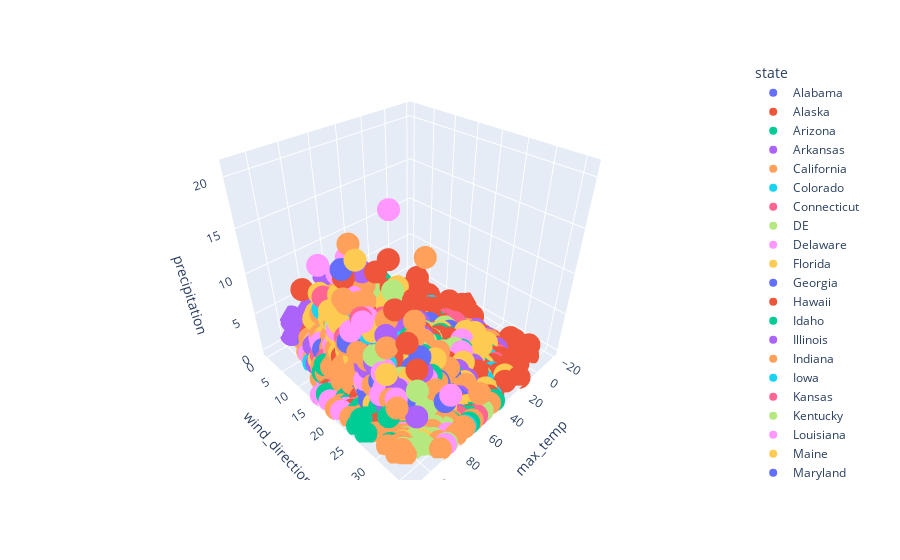

This figure's notebook cell:
### Code cell
px.scatter_3d(weatherdf, x='max_temp', y='wind_direction', z='precipitation', color='state')

### Figure 1 — Plotly figure (JSON) as saved in the notebook; plotly's stock layout.template omitted (floating-point values rounded to 4 significant figures; data arrays with more than 128 entries replaced by an {"elided": "..."} marker saying what was removed)
{"data": [{"hovertemplate": "state=Alabama<br>max_temp=%{x}<br>wind_direction=%{y}<br>precipitation=%{z}<extra></extra>", "legendgroup": "Alabama", "marker": {"color": "#636efa", "symbol": "circle"}, "mode": "markers", "name": "Alabama", "scene": "scene", "showlegend": true, "type": "scatter3d", "x": {"elided": "212 int values"}, "y": {"elided": "212 int values"}, "z": {"elided": "212 float values"}}, {"hovertemplate": "state=Alaska<br>max_temp=%{x}<br>wind_direction=%{y}<br>precipitation=%{z}<extra></extra>", "legendgroup": "Alaska", "marker": {"color": "#EF553B", "symbol": "circle"}, "mode": "markers", "name": "Alaska", "scene": "scene", "showlegend": true, "type": "scatter3d", "x": {"elided": "1719 int values"}, "y": {"elided": "1719 int values"}, "z": {"elided": "1719 float values"}}, {"hovertemplate": "state=Arizona<br>max_temp=%{x}<br>wind_direction=%{y}<br>precipitation=%{z}<extra></extra>", "legendgroup": "Arizona", "marker": {"color": "#00cc96", "symbol": "circle"}, "mode": "markers", "name": "Arizona", "scene": "scene", "showlegend": true, "type": "scatter3d", "x": {"elided": "265 int values"}, "y": {"elided": "265 int values"}, "z": {"elided": "265 float values"}}, {"hovertemplate": "state=Arkansas<br>max_temp=%{x}<br>wind_direction=%{y}<br>precipitation=%{z}<extra></extra>", "legendgroup": "Arkansas", "marker": {"color": "#ab63fa", "symbol": "circle"}, "mode": "markers", "name": "Arkansas", "scene": "scene", "showlegend": true, "type": "scatter3d", "x": {"elided": "159 int values"}, "y": {"elided": "159 int values"}, "z": {"elided": "159 float values"}}, {"hovertemplate": "state=California<br>max_temp=%{x}<br>wind_direction=%{y}<br>precipitation=%{z}<extra></extra>", "legendgroup": "California", "marker": {"color": "#FFA15A", "symbol": "circle"}, "mode": "markers", "name": "California", "scene": "scene", "showlegend": true, "type": "scatter3d", "x": {"elided": "999 int values"}, "y": {"elided": "999 int values"}, "z": {"elided": "999 float values"}}, {"hovertemplate": "state=Colorado<br>max_temp=%{x}<br>wind_direction=%{y}<br>precipitation=%{z}<extra></extra>", "legendgroup": "Colorado", "marker": {"color": "#19d3f3", "symbol": "circle"}, "mode": "markers", "name": "Colorado", "scene": "scene", "showlegend": true, "type": "scatter3d", "x": {"elided": "318 int values"}, "y": {"elided": "318 int values"}, "z": {"elided": "318 float values"}}, {"hovertemplate": "state=Connecticut<br>max_temp=%{x}<br>wind_direction=%{y}<br>precipitation=%{z}<extra></extra>", "legendgroup": "Connecticut", "marker": {"color": "#FF6692", "symbol": "circle"}, "mode": "markers", "name": "Connecticut", "scene": "scene", "showlegend": true, "type": "scatter3d", "x": [43, 43, 42, 33, 43, 49, 29, 44, 49, 41, 59, 52, 53, 54, 47, 59, 68, 50, 55, 68, 67, 80, 72, 78, 79, 82, 80, 81, 86, 89, 86, 82, 90, 86, 85, 79, 83, 78, 77, 63, 69, 64, 74, 59, 62, 58, 59, 48, 51, 43, 42, 43, 47, 40, 41, 37, 31, 45, 49, 25, 43, 49, 41, 65, 52, 55, 54, 45, 62, 71, 51, 56, 72, 71, 86, 77, 75, 82, 86, 82, 85, 89, 92, 91, 85, 92, 87, 85, 79, 84, 79, 77, 57, 70, 65, 74, 53, 61, 56, 58, 42, 49, 39, 36, 38, 42], "y": [27, 21, 25, 26, 24, 24, 21, 21, 20, 20, 22, 16, 19, 22, 18, 18, 25, 9, 9, 20, 20, 20, 12, 24, 20, 16, 23, 14, 21, 24, 16, 16, 20, 18, 21, 17, 12, 18, 18, 4, 14, 22, 19, 26, 26, 24, 25, 27, 29, 20, 26, 28, 20, 24, 21, 23, 27, 22, 24, 20, 26, 18, 16, 24, 19, 19, 23, 23, 10, 23, 17, 11, 22, 16, 20, 17, 27, 22, 21, 24, 21, 24, 27, 19, 17, 21, 24, 23, 10, 14, 18, 24, 36, 11, 25, 20, 25, 25, 27, 28, 27, 30, 24, 22, 27, 28], "z": [0, 1.23, 0.32, 0.71, 0, 2.06, 0.41, 0.88, 1.48, 0.34, 0.05, 1.03, 0.16, 0.93, 0.78, 0.29, 0.23, 0.13, 1.52, 0.21, 0.02, 0.39, 0.99, 0.1, 0, 0.04, 0.1, 2.53, 0.47, 0.53, 1.17, 0.19, 2.58, 0.39, 0, 0.63, 0.12, 0, 1.57, 0, 1.18, 0, 0.26, 2.81, 0, 0, 1.5, 0.06, 0.04, 0.55, 1.53, 0.63, 0.68, 0, 1.46, 0.4, 0.1, 0, 1.23, 0.42, 1.06, 2.14, 0.54, 0.05, 0.81, 0.16, 0.56, 0.74, 0.3, 0.57, 0.1, 1.46, 0.21, 0, 0.06, 1.16, 0.51, 0, 0.04, 0.34, 0.63, 0.19, 0.1, 0.94, 0.41, 2.07, 1.71, 0, 0.35, 0.63, 0.08, 0.68, 0.06, 0.39, 0, 0.4, 1.32, 0, 0.01, 1.21, 0.16, 0.3, 0.25, 1.34, 0.35, 0.49]}, {"hovertemplate": "state=DE<br>max_temp=%{x}<br>wind_direction=%{y}<br>precipitation=%{z}<extra></extra>", "legendgroup": "DE", "marker": {"color": "#B6E880", "symbol": "circle"}, "mode": "markers", "name": "DE", "scene": "scene", "showlegend": true, "type": "scatter3d", "x": [46, 45, 43, 30, 44, 49, 29, 46, 52, 47, 68, 55, 62, 62, 52, 64, 73, 53, 60, 67, 67, 84, 81, 82, 79, 84, 80, 87, 88, 90, 90, 84, 91, 90, 87, 81, 91, 83, 80, 68, 71, 67, 75, 63, 64, 60, 62, 51, 53, 43, 42, 45, 49], "y": [28, 22, 26, 22, 23, 19, 21, 18, 18, 19, 19, 16, 18, 26, 26, 15, 27, 10, 9, 20, 15, 18, 15, 28, 20, 19, 24, 23, 23, 21, 15, 16, 19, 24, 22, 10, 28, 15, 17, 5, 13, 21, 22, 26, 26, 30, 28, 27, 29, 23, 25, 29, 23], "z": [0, 0.68, 0.45, 1.17, 0, 1.24, 0.54, 0.99, 1.66, 0.33, 0.16, 0.87, 0.02, 0.26, 0.9, 0.28, 0.16, 0.36, 2.25, 0.3, 1.9, 1.43, 0.96, 0.49, 1.16, 0.73, 0, 1.54, 0.4, 1.14, 3.27, 0, 0.05, 1.39, 0, 0.18, 0.04, 0, 0.97, 0.05, 1.27, 0, 0.1, 0.8, 0, 0.36, 0.08, 0, 0.03, 0.78, 1.09, 0.37, 0.32]}, {"hovertemplate": "state=Delaware<br>max_temp=%{x}<br>wind_direction=%{y}<br>precipitation=%{z}<extra></extra>", "legendgroup": "Delaware", "marker": {"color": "#FF97FF", "symbol": "circle"}, "mode": "markers", "name": "Delaware", "scene": "scene", "showlegend": true, "type": "scatter3d", "x": [46, 45, 43, 30, 44, 49, 29, 46, 52, 47, 68, 55, 62, 62, 52, 64, 73, 53, 60, 67, 67, 84, 81, 82, 79, 84, 80, 87, 88, 90, 90, 84, 91, 90, 87, 81, 91, 83, 80, 68, 71, 67, 75, 63, 64, 60, 62, 51, 53, 43, 42, 45, 49], "y": [28, 22, 26, 22, 23, 19, 21, 18, 18, 19, 19, 16, 18, 26, 26, 15, 27, 10, 9, 20, 15, 18, 15, 28, 20, 19, 24, 23, 23, 21, 15, 16, 19, 24, 22, 10, 28, 15, 17, 5, 13, 21, 22, 26, 26, 30, 28, 27, 29, 23, 25, 29, 23], "z": [0, 0.68, 0.45, 1.17, 0, 1.24, 0.54, 0.99, 1.66, 0.33, 0.16, 0.87, 0.02, 0.26, 0.9, 0.28, 0.16, 0.36, 2.25, 0.3, 1.9, 1.43, 0.96, 0.49, 1.16, 0.73, 0, 1.54, 0.4, 1.14, 3.27, 0, 0.05, 1.39, 0, 0.18, 0.04, 0, 0.97, 0.05, 1.27, 0, 0.1, 0.8, 0, 0.36, 0.08, 0, 0.03, 0.78, 1.09, 0.37, 0.32]}, {"hovertemplate": "state=Florida<br>max_temp=%{x}<br>wind_direction=%{y}<br>precipitation=%{z}<extra></extra>", "legendgroup": "Florida", "marker": {"color": "#FECB52", "symbol": "circle"}, "mode": "markers", "name": "Florida", "scene": "scene", "showlegend": true, "type": "scatter3d", "x": {"elided": "636 int values"}, "y": {"elided": "636 int values"}, "z": {"elided": "636 float values"}}, {"hovertemplate": "state=Georgia<br>max_temp=%{x}<br>wind_direction=%{y}<br>precipitation=%{z}<extra></extra>", "legendgroup": "Georgia", "marker": {"color": "#636efa", "symbol": "circle"}, "mode": "markers", "name": "Georgia", "scene": "scene", "showlegend": true, "type": "scatter3d", "x": {"elided": "318 int values"}, "y": {"elided": "318 int values"}, "z": {"elided": "318 float values"}}, {"hovertemplate": "state=Hawaii<br>max_temp=%{x}<br>wind_direction=%{y}<br>precipitation=%{z}<extra></extra>", "legendgroup": "Hawaii", "marker": {"color": "#EF553B", "symbol": "circle"}, "mode": "markers", "name": "Hawaii", "scene": "scene", "showlegend": true, "type": "scatter3d", "x": {"elided": "265 int values"}, "y": {"elided": "265 int values"}, "z": {"elided": "265 float values"}}, {"hovertemplate": "state=Idaho<br>max_temp=%{x}<br>wind_direction=%{y}<br>precipitation=%{z}<extra></extra>", "legendgroup": "Idaho", "marker": {"color": "#00cc96", "symbol": "circle"}, "mode": "markers", "name": "Idaho", "scene": "scene", "showlegend": true, "type": "scatter3d", "x": {"elided": "159 int values"}, "y": {"elided": "159 int values"}, "z": {"elided": "159 float values"}}, {"hovertemplate": "state=Illinois<br>max_temp=%{x}<br>wind_direction=%{y}<br>precipitation=%{z}<extra></extra>", "legendgroup": "Illinois", "marker": {"color": "#ab63fa", "symbol": "circle"}, "mode": "markers", "name": "Illinois", "scene": "scene", "showlegend": true, "type": "scatter3d", "x": {"elided": "318 int values"}, "y": {"elided": "318 int values"}, "z": {"elided": "318 float values"}}, {"hovertemplate": "state=Indiana<br>max_temp=%{x}<br>wind_direction=%{y}<br>precipitation=%{z}<extra></extra>", "legendgroup": "Indiana", "marker": {"color": "#FFA15A", "symbol": "circle"}, "mode": "markers", "name": "Indiana", "scene": "scene", "showlegend": true, "type": "scatter3d", "x": {"elided": "212 int values"}, "y": {"elided": "212 int values"}, "z": {"elided": "212 float values"}}, {"hovertemplate": "state=Iowa<br>max_temp=%{x}<br>wind_direction=%{y}<br>precipitation=%{z}<extra></extra>", "legendgroup": "Iowa", "marker": {"color": "#19d3f3", "symbol": "circle"}, "mode": "markers", "name": "Iowa", "scene": "scene", "showlegend": true, "type": "scatter3d", "x": {"elided": "265 int values"}, "y": {"elided": "265 int values"}, "z": {"elided": "265 float values"}}, {"hovertemplate": "state=Kansas<br>max_temp=%{x}<br>wind_direction=%{y}<br>precipitation=%{z}<extra></extra>", "legendgroup": "Kansas", "marker": {"color": "#FF6692", "symbol": "circle"}, "mode": "markers", "name": "Kansas", "scene": "scene", "showlegend": true, "type": "scatter3d", "x": {"elided": "318 int values"}, "y": {"elided": "318 int values"}, "z": {"elided": "318 float values"}}, {"hovertemplate": "state=Kentucky<br>max_temp=%{x}<br>wind_direction=%{y}<br>precipitation=%{z}<extra></extra>", "legendgroup": "Kentucky", "marker": {"color": "#B6E880", "symbol": "circle"}, "mode": "markers", "name": "Kentucky", "scene": "scene", "showlegend": true, "type": "scatter3d", "x": {"elided": "265 int values"}, "y": {"elided": "265 int values"}, "z": {"elided": "265 float values"}}, {"hovertemplate": "state=Louisiana<br>max_temp=%{x}<br>wind_direction=%{y}<br>precipitation=%{z}<extra></extra>", "legendgroup": "Louisiana", "marker": {"color": "#FF97FF", "symbol": "circle"}, "mode": "markers", "name": "Louisiana", "scene": "scene", "showlegend": true, "type": "scatter3d", "x": {"elided": "261 int values"}, "y": {"elided": "261 int values"}, "z": {"elided": "261 float values"}}, {"hovertemplate": "state=Maine<br>max_temp=%{x}<br>wind_direction=%{y}<br>precipitation=%{z}<extra></extra>", "legendgroup": "Maine", "marker": {"color": "#FECB52", "symbol": "circle"}, "mode": "markers", "name": "Maine", "scene": "scene", "showlegend": true, "type": "scatter3d", "x": {"elided": "159 int values"}, "y": {"elided": "159 int values"}, "z": {"elided": "159 float values"}}, {"hovertemplate": "state=Maryland<br>max_temp=%{x}<br>wind_direction=%{y}<br>precipitation=%{z}<extra></extra>", "legendgroup": "Maryland", "marker": {"color": "#636efa", "symbol": "circle"}, "mode": "markers", "name": "Maryland", "scene": "scene", "showlegend": true, "type": "scatter3d", "x": [48, 44, 43, 30, 45, 49, 32, 47, 52, 49, 69, 58, 64, 66, 54, 66, 75, 55, 62, 65, 65, 85, 81, 85, 82, 84, 79, 87, 89, 92, 93, 86, 93, 89, 86, 80, 91, 83, 79, 68, 70, 68, 77, 66, 68, 61, 63, 51, 52, 44, 43, 45, 50, 48, 49, 47, 33, 51, 54, 33, 52, 54, 48, 68, 59, 64, 66, 56, 62, 75, 58, 64, 68, 65, 83, 79, 84, 79, 83, 78, 87, 87, 90, 90, 85, 92, 91, 86, 76, 87, 83, 78, 77, 71, 69, 77, 66, 67, 58, 61, 52, 54, 45, 49, 48, 51], "y": [27, 18, 25, 26, 20, 18, 23, 23, 17, 12, 19, 16, 18, 26, 26, 13, 22, 11, 8, 19, 20, 22, 14, 27, 19, 18, 23, 26, 18, 20, 23, 16, 21, 23, 18, 12, 27, 15, 8, 6, 13, 22, 23, 22, 24, 25, 27, 23, 27, 23, 24, 20, 23, 27, 15, 26, 24, 23, 18, 21, 22, 18, 25, 20, 15, 17, 25, 25, 9, 21, 10, 14, 17, 12, 18, 11, 27, 13, 17, 19, 24, 18, 16, 20, 18, 20, 23, 16, 2, 26, 12, 8, 4, 12, 21, 22, 22, 26, 31, 25, 25, 29, 24, 23, 25, 23], "z": [0, 1.05, 0.29, 2.15, 0.01, 0.88, 0.39, 1.21, 3.22, 0.44, 0.55, 0.79, 0.04, 0.14, 0.79, 0.05, 0.09, 0.47, 1.95, 1.21, 0.85, 0.76, 0.35, 0.04, 0.81, 1.44, 0.69, 1.54, 0.79, 0.2, 2.87, 0.06, 0.52, 3.38, 0, 0.09, 0, 0, 0.64, 0.41, 0.19, 0, 0.11, 0.07, 0, 0.2, 0.02, 0, 0.15, 1.08, 0.77, 0.46, 0.31, 0, 0.28, 1.53, 1.37, 0.03, 1.36, 0.18, 1.46, 0.64, 0.45, 0.04, 0.93, 0.24, 1.39, 0.94, 0.64, 0.2, 0.71, 1.55, 1.08, 1.15, 0.05, 0.29, 0, 1.18, 1.95, 0.17, 0.47, 0.76, 1.81, 3.09, 0, 0.02, 2.68, 0, 1.18, 0.05, 0, 2.15, 0.29, 3.34, 0, 0.28, 0.13, 0.23, 0.04, 0.12, 0, 0.12, 1.45, 0.73, 0.46, 0.17]}, {"hovertemplate": "state=Massachusetts<br>max_temp=%{x}<br>wind_direction=%{y}<br>precipitation=%{z}<extra></extra>", "legendgroup": "Massachusetts", "marker": {"color": "#EF553B", "symbol": "circle"}, "mode": "markers", "name": "Massachusetts", "scene": "scene", "showlegend": true, "type": "scatter3d", "x": {"elided": "153 int values"}, "y": {"elided": "153 int values"}, "z": {"elided": "153 float values"}}, {"hovertemplate": "state=Michigan<br>max_temp=%{x}<br>wind_direction=%{y}<br>precipitation=%{z}<extra></extra>", "legendgroup": "Michigan", "marker": {"color": "#00cc96", "symbol": "circle"}, "mode": "markers", "name": "Michigan", "scene": "scene", "showlegend": true, "type": "scatter3d", "x": {"elided": "477 int values"}, "y": {"elided": "477 int values"}, "z": {"elided": "477 float values"}}, {"hovertemplate": "state=Minnesota<br>max_temp=%{x}<br>wind_direction=%{y}<br>precipitation=%{z}<extra></extra>", "legendgroup": "Minnesota", "marker": {"color": "#ab63fa", "symbol": "circle"}, "mode": "markers", "name": "Minnesota", "scene": "scene", "showlegend": true, "type": "scatter3d", "x": {"elided": "265 int values"}, "y": {"elided": "265 int values"}, "z": {"elided": "265 float values"}}, {"hovertemplate": "state=Mississippi<br>max_temp=%{x}<br>wind_direction=%{y}<br>precipitation=%{z}<extra></extra>", "legendgroup": "Mississippi", "marker": {"color": "#FFA15A", "symbol": "circle"}, "mode": "markers", "name": "Mississippi", "scene": "scene", "showlegend": true, "type": "scatter3d", "x": {"elided": "371 int values"}, "y": {"elided": "371 int values"}, "z": {"elided": "371 float values"}}, {"hovertemplate": "state=Missouri<br>max_temp=%{x}<br>wind_direction=%{y}<br>precipitation=%{z}<extra></extra>", "legendgroup": "Missouri", "marker": {"color": "#19d3f3", "symbol": "circle"}, "mode": "markers", "name": "Missouri", "scene": "scene", "showlegend": true, "type": "scatter3d", "x": {"elided": "371 int values"}, "y": {"elided": "371 int values"}, "z": {"elided": "371 float values"}}, {"hovertemplate": "state=Montana<br>max_temp=%{x}<br>wind_direction=%{y}<br>precipitation=%{z}<extra></extra>", "legendgroup": "Montana", "marker": {"color": "#FF6692", "symbol": "circle"}, "mode": "markers", "name": "Montana", "scene": "scene", "showlegend": true, "type": "scatter3d", "x": {"elided": "583 int values"}, "y": {"elided": "583 int values"}, "z": {"elided": "583 float values"}}, {"hovertemplate": "state=Nebraska<br>max_temp=%{x}<br>wind_direction=%{y}<br>precipitation=%{z}<extra></extra>", "legendgroup": "Nebraska", "marker": {"color": "#B6E880", "symbol": "circle"}, "mode": "markers", "name": "Nebraska", "scene": "scene", "showlegend": true, "type": "scatter3d", "x": {"elided": "424 int values"}, "y": {"elided": "424 int values"}, "z": {"elided": "424 float values"}}, {"hovertemplate": "state=Nevada<br>max_temp=%{x}<br>wind_direction=%{y}<br>precipitation=%{z}<extra></extra>", "legendgroup": "Nevada", "marker": {"color": "#FF97FF", "symbol": "circle"}, "mode": "markers", "name": "Nevada", "scene": "scene", "showlegend": true, "type": "scatter3d", "x": {"elided": "318 int values"}, "y": {"elided": "318 int values"}, "z": {"elided": "318 float values"}}, {"hovertemplate": "state=New Hampshire<br>max_temp=%{x}<br>wind_direction=%{y}<br>precipitation=%{z}<extra></extra>", "legendgroup": "New Hampshire", "marker": {"color": "#FECB52", "symbol": "circle"}, "mode": "markers", "name": "New Hampshire", "scene": "scene", "showlegend": true, "type": "scatter3d", "x": [39, 38, 33, 27, 42, 46, 24, 40, 43, 38, 61, 49, 48, 55, 43, 60, 68, 51, 55, 72, 71, 82, 75, 72, 81, 84, 82, 79, 88, 88, 88, 85, 91, 85, 86, 82, 83, 80, 76, 57, 70, 64, 67, 50, 54, 56, 59, 40, 48, 34, 32, 37, 38, 60, 60, 60, 60, 60, 60, 60, 60, 60, 60, 60, 60, 60, 60, 60, 60, 60, 60, 60, 60, 60, 60, 60, 60, 60, 56, 58, 55, 55, 53, 60, 60, 60, 60, 60, 60, 60, 60, 60, 60, 60, 60, 23, 12, 16, 16, 21], "y": [24, 21, 22, 26, 23, 21, 25, 22, 19, 25, 24, 17, 26, 24, 22, 14, 27, 13, 10, 24, 22, 18, 17, 27, 27, 20, 25, 17, 22, 27, 24, 16, 22, 24, 26, 27, 15, 23, 25, 2, 17, 21, 20, 26, 26, 26, 23, 31, 29, 24, 29, 24, 24, 27, 24, 26, 25, 25, 26, 24, 23, 23, 25, 25, 25, 21, 28, 17, 16, 26, 24, 19, 27, 26, 26, 27, 28, 28, 22, 27, 24, 27, 16, 19, 28, 29, 20, 27, 28, 24, 23, 30, 23, 15, 27, 29, 28, 26, 28, 25], "z": [0, 0.82, 0.45, 0.09, 0, 1.38, 0.21, 1.11, 1.68, 0.79, 0.52, 0.43, 0.34, 0.21, 0.76, 0.3, 0.03, 0.21, 0.92, 0.46, 0.19, 0.72, 0.95, 0.1, 0, 0.06, 0.38, 0.97, 0.02, 0.34, 0.47, 0.22, 0.55, 0.32, 0.8, 0, 0.4, 0.12, 2.16, 0.11, 0.87, 0.03, 3.16, 2.09, 0.35, 0.01, 0.83, 0.31, 0.77, 0.32, 1.3, 0.14, 0.79, 0, 0, 0, 0, 0, 0, 0, 0, 0, 0, 0, 0, 0, 0, 0, 0, 0, 0, 0, 0, 0, 0, 0, 0, 0, 0.49, 3.79, 2.1, 1.53, 0, 0, 0, 0, 0, 0, 0, 0, 0, 0, 0, 0, 0, 2.43, 1.32, 2.42, 0.55, 2.71]}, {"hovertemplate": "state=New Jersey<br>max_temp=%{x}<br>wind_direction=%{y}<br>precipitation=%{z}<extra></extra>", "legendgroup": "New Jersey", "marker": {"color": "#636efa", "symbol": "circle"}, "mode": "markers", "name": "New Jersey", "scene": "scene", "showlegend": true, "type": "scatter3d", "x": [46, 46, 44, 32, 48, 52, 32, 50, 52, 45, 68, 55, 59, 61, 53, 59, 71, 52, 59, 67, 65, 82, 77, 83, 79, 83, 80, 86, 86, 88, 88, 82, 92, 89, 86, 79, 88, 81, 78, 66, 68, 67, 74, 64, 68, 59, 61, 52, 54, 45, 45, 46, 50, 44, 44, 42, 33, 43, 50, 31, 46, 52, 46, 68, 56, 60, 63, 49, 65, 75, 51, 59, 69, 69, 87, 77, 82, 82, 85, 81, 86, 89, 92, 90, 83, 93, 89, 87, 80, 88, 81, 80, 64, 71, 66, 74, 60, 65, 60, 59, 49, 51, 42, 41, 43, 47], "y": [28, 17, 26, 22, 24, 19, 21, 19, 17, 28, 20, 16, 17, 24, 25, 11, 20, 8, 10, 20, 13, 19, 13, 27, 19, 17, 23, 19, 21, 20, 14, 14, 19, 19, 19, 11, 27, 13, 7, 5, 9, 20, 21, 26, 27, 30, 27, 29, 29, 24, 27, 30, 23, 25, 20, 24, 22, 23, 25, 20, 21, 21, 17, 19, 21, 18, 25, 23, 10, 27, 10, 12, 22, 15, 20, 14, 27, 20, 17, 23, 20, 18, 22, 17, 17, 23, 19, 22, 9, 18, 15, 12, 2, 12, 20, 21, 25, 26, 24, 26, 26, 29, 23, 25, 29, 21], "z": [0, 0.8, 0.83, 1.18, 0.03, 1.52, 0.12, 1.44, 1.43, 0.58, 0.04, 1.72, 0.2, 0.88, 1.1, 0.29, 0.15, 0.93, 2.57, 0.3, 0.81, 0.26, 0.26, 0.05, 0.29, 0.72, 0.87, 4.85, 0.06, 0.78, 2.27, 0.17, 0.01, 0.92, 0, 0.17, 0.11, 0, 2.46, 0.06, 2.05, 0, 0.64, 0.31, 0, 0.07, 0.32, 0.05, 0.12, 1.08, 1.38, 0.51, 0.2, 0, 1.78, 0.34, 1.88, 0.01, 1.12, 0.06, 1.49, 1.34, 0.24, 0.03, 0.62, 0.11, 0.19, 0.62, 0.14, 0.04, 0.21, 1.57, 0.29, 0.12, 0.09, 0.98, 0.65, 0, 0, 0.2, 1.18, 0.69, 0.23, 3.78, 0.09, 0.39, 0.44, 0.01, 0.21, 0.01, 0, 1.48, 0, 0.65, 0.01, 0.77, 1.57, 0, 0.2, 3.22, 0.01, 0.11, 0.66, 1.28, 0.49, 0.37]}, {"hovertemplate": "state=New Mexico<br>max_temp=%{x}<br>wind_direction=%{y}<br>precipitation=%{z}<extra></extra>", "legendgroup": "New Mexico", "marker": {"color": "#EF553B", "symbol": "circle"}, "mode": "markers", "name": "New Mexico", "scene": "scene", "showlegend": true, "type": "scatter3d", "x": {"elided": "159 int values"}, "y": {"elided": "159 int values"}, "z": {"elided": "159 float values"}}, {"hovertemplate": "state=New York<br>max_temp=%{x}<br>wind_direction=%{y}<br>precipitation=%{z}<extra></extra>", "legendgroup": "New York", "marker": {"color": "#00cc96", "symbol": "circle"}, "mode": "markers", "name": "New York", "scene": "scene", "showlegend": true, "type": "scatter3d", "x": {"elided": "424 int values"}, "y": {"elided": "424 int values"}, "z": {"elided": "424 float values"}}, {"hovertemplate": "state=North Carolina<br>max_temp=%{x}<br>wind_direction=%{y}<br>precipitation=%{z}<extra></extra>", "legendgroup": "North Carolina", "marker": {"color": "#ab63fa", "symbol": "circle"}, "mode": "markers", "name": "North Carolina", "scene": "scene", "showlegend": true, "type": "scatter3d", "x": {"elided": "371 int values"}, "y": {"elided": "371 int values"}, "z": {"elided": "371 float values"}}, {"hovertemplate": "state=North Dakota<br>max_temp=%{x}<br>wind_direction=%{y}<br>precipitation=%{z}<extra></extra>", "legendgroup": "North Dakota", "marker": {"color": "#FFA15A", "symbol": "circle"}, "mode": "markers", "name": "North Dakota", "scene": "scene", "showlegend": true, "type": "scatter3d", "x": {"elided": "265 int values"}, "y": {"elided": "265 int values"}, "z": {"elided": "265 float values"}}, {"hovertemplate": "state=Ohio<br>max_temp=%{x}<br>wind_direction=%{y}<br>precipitation=%{z}<extra></extra>", "legendgroup": "Ohio", "marker": {"color": "#19d3f3", "symbol": "circle"}, "mode": "markers", "name": "Ohio", "scene": "scene", "showlegend": true, "type": "scatter3d", "x": {"elided": "371 int values"}, "y": {"elided": "371 int values"}, "z": {"elided": "371 float values"}}, {"hovertemplate": "state=Oklahoma<br>max_temp=%{x}<br>wind_direction=%{y}<br>precipitation=%{z}<extra></extra>", "legendgroup": "Oklahoma", "marker": {"color": "#FF6692", "symbol": "circle"}, "mode": "markers", "name": "Oklahoma", "scene": "scene", "showlegend": true, "type": "scatter3d", "x": {"elided": "212 int values"}, "y": {"elided": "212 int values"}, "z": {"elided": "212 float values"}}, {"hovertemplate": "state=Oregon<br>max_temp=%{x}<br>wind_direction=%{y}<br>precipitation=%{z}<extra></extra>", "legendgroup": "Oregon", "marker": {"color": "#B6E880", "symbol": "circle"}, "mode": "markers", "name": "Oregon", "scene": "scene", "showlegend": true, "type": "scatter3d", "x": {"elided": "424 int values"}, "y": {"elided": "424 int values"}, "z": {"elided": "424 float values"}}, {"hovertemplate": "state=Pennsylvania<br>max_temp=%{x}<br>wind_direction=%{y}<br>precipitation=%{z}<extra></extra>", "legendgroup": "Pennsylvania", "marker": {"color": "#FF97FF", "symbol": "circle"}, "mode": "markers", "name": "Pennsylvania", "scene": "scene", "showlegend": true, "type": "scatter3d", "x": {"elided": "371 int values"}, "y": {"elided": "371 int values"}, "z": {"elided": "371 float values"}}, {"hovertemplate": "state=Puerto Rico<br>max_temp=%{x}<br>wind_direction=%{y}<br>precipitation=%{z}<extra></extra>", "legendgroup": "Puerto Rico", "marker": {"color": "#FECB52", "symbol": "circle"}, "mode": "markers", "name": "Puerto Rico", "scene": "scene", "showlegend": true, "type": "scatter3d", "x": [83, 84, 83, 85, 84, 84, 85, 84, 85, 84, 82, 84, 86, 86, 87, 85, 85, 83, 86, 87, 88, 87, 88, 90, 91, 88, 85, 88, 88, 89, 89, 88, 88, 89, 88, 89, 88, 88, 89, 88, 90, 90, 90, 88, 88, 86, 87, 85, 87, 86, 85, 84, 84], "y": [10, 8, 8, 10, 9, 11, 9, 7, 9, 9, 9, 8, 9, 9, 7, 15, 7, 12, 10, 8, 9, 9, 9, 9, 9, 8, 9, 8, 7, 8, 8, 8, 8, 7, 9, 7, 8, 7, 12, 9, 12, 10, 12, 12, 11, 8, 10, 13, 9, 8, 8, 7, 8], "z": [0.05, 0.34, 0.11, 0.23, 0.87, 1.37, 0.83, 1.38, 0.3, 0.1, 1.27, 0.05, 0.64, 0.1, 0.77, 0.45, 7.61, 0.04, 1.29, 0.99, 0.84, 1.17, 1.19, 0.15, 0.27, 1.12, 0.9, 1.07, 0.39, 0.55, 2.19, 2.48, 0.7, 0.04, 1.92, 0.54, 1.77, 0.81, 1.41, 0.45, 0.45, 0.96, 0.35, 4.17, 1.18, 6.03, 5.6, 3.83, 0.99, 0.65, 1.31, 1.16, 0.19]}, {"hovertemplate": "state=Rhode Island<br>max_temp=%{x}<br>wind_direction=%{y}<br>precipitation=%{z}<extra></extra>", "legendgroup": "Rhode Island", "marker": {"color": "#636efa", "symbol": "circle"}, "mode": "markers", "name": "Rhode Island", "scene": "scene", "showlegend": true, "type": "scatter3d", "x": [43, 42, 40, 32, 46, 50, 27, 44, 49, 41, 62, 51, 53, 55, 45, 58, 68, 51, 55, 70, 69, 81, 74, 76, 79, 82, 81, 81, 86, 89, 87, 82, 89, 85, 85, 77, 82, 79, 77, 61, 69, 65, 73, 56, 60, 58, 58, 46, 50, 39, 40, 41, 47], "y": [26, 19, 25, 27, 24, 23, 25, 22, 16, 19, 24, 14, 18, 25, 18, 12, 22, 15, 11, 22, 18, 14, 13, 26, 22, 18, 24, 14, 21, 26, 17, 17, 21, 22, 22, 9, 16, 19, 23, 1, 9, 27, 21, 27, 29, 29, 21, 22, 29, 20, 27, 29, 25], "z": [0, 1.41, 1.17, 0.45, 0, 2.15, 0.6, 0.89, 1.68, 0.29, 0.09, 1.71, 0.26, 1.2, 2.12, 0.26, 0.19, 0.1, 1.02, 0.36, 0.03, 0.17, 0.59, 0.17, 0, 0.08, 0.32, 0.54, 1.21, 1.71, 0.17, 0.95, 1.02, 0, 0.74, 0.49, 0.19, 0.07, 1.19, 0.55, 1.67, 0, 0.9, 1.71, 0.05, 0, 1.31, 0.16, 0.19, 0.34, 1.08, 0.42, 1.11]}, {"hovertemplate": "state=South Carolina<br>max_temp=%{x}<br>wind_direction=%{y}<br>precipitation=%{z}<extra></extra>", "legendgroup": "South Carolina", "marker": {"color": "#EF553B", "symbol": "circle"}, "mode": "markers", "name": "South Carolina", "scene": "scene", "showlegend": true, "type": "scatter3d", "x": {"elided": "212 int values"}, "y": {"elided": "212 int values"}, "z": {"elided": "212 float values"}}, {"hovertemplate": "state=South Dakota<br>max_temp=%{x}<br>wind_direction=%{y}<br>precipitation=%{z}<extra></extra>", "legendgroup": "South Dakota", "marker": {"color": "#00cc96", "symbol": "circle"}, "mode": "markers", "name": "South Dakota", "scene": "scene", "showlegend": true, "type": "scatter3d", "x": {"elided": "265 int values"}, "y": {"elided": "265 int values"}, "z": {"elided": "265 float values"}}, {"hovertemplate": "state=Tennessee<br>max_temp=%{x}<br>wind_direction=%{y}<br>precipitation=%{z}<extra></extra>", "legendgroup": "Tennessee", "marker": {"color": "#ab63fa", "symbol": "circle"}, "mode": "markers", "name": "Tennessee", "scene": "scene", "showlegend": true, "type": "scatter3d", "x": {"elided": "420 int values"}, "y": {"elided": "420 int values"}, "z": {"elided": "420 float values"}}, {"hovertemplate": "state=Texas<br>max_temp=%{x}<br>wind_direction=%{y}<br>precipitation=%{z}<extra></extra>", "legendgroup": "Texas", "marker": {"color": "#FFA15A", "symbol": "circle"}, "mode": "markers", "name": "Texas", "scene": "scene", "showlegend": true, "type": "scatter3d", "x": {"elided": "1272 int values"}, "y": {"elided": "1272 int values"}, "z": {"elided": "1272 float values"}}, {"hovertemplate": "state=Utah<br>max_temp=%{x}<br>wind_direction=%{y}<br>precipitation=%{z}<extra></extra>", "legendgroup": "Utah", "marker": {"color": "#19d3f3", "symbol": "circle"}, "mode": "markers", "name": "Utah", "scene": "scene", "showlegend": true, "type": "scatter3d", "x": [24, 35, 36, 40, 40, 34, 37, 55, 54, 64, 58, 54, 56, 64, 67, 62, 71, 65, 71, 73, 72, 73, 89, 89, 86, 93, 92, 94, 91, 99, 101, 96, 94, 93, 88, 88, 81, 77, 75, 81, 65, 73, 64, 73, 60, 65, 60, 51, 38, 39, 40, 36, 27], "y": [32, 26, 15, 23, 20, 18, 28, 19, 22, 19, 23, 26, 25, 18, 20, 20, 16, 8, 19, 20, 19, 23, 18, 17, 20, 25, 16, 26, 20, 20, 17, 21, 19, 17, 19, 24, 25, 22, 18, 15, 15, 21, 21, 16, 22, 15, 19, 20, 23, 23, 23, 28, 29], "z": [0, 0.29, 0.11, 1, 0.54, 0.11, 0.09, 0.31, 0.01, 0.6, 0.05, 0.24, 0.53, 0, 0, 0.89, 0.24, 0, 0.64, 0.25, 0.66, 0.02, 0, 0.32, 0.19, 0, 0, 0, 0, 0, 0, 0.07, 0.08, 0, 0, 0.01, 0, 0.26, 1.61, 0.01, 0.11, 0.01, 0.36, 0.16, 0, 0, 0.12, 1.27, 0.02, 0.73, 0.37, 0.86, 0]}, {"hovertemplate": "state=VA<br>max_temp=%{x}<br>wind_direction=%{y}<br>precipitation=%{z}<extra></extra>", "legendgroup": "VA", "marker": {"color": "#FF6692", "symbol": "circle"}, "mode": "markers", "name": "VA", "scene": "scene", "showlegend": true, "type": "scatter3d", "x": [49, 43, 44, 31, 48, 49, 33, 48, 52, 53, 73, 65, 65, 69, 58, 68, 77, 78, 71, 73, 65, 81, 83, 86, 85, 83, 81, 85, 88, 93, 92, 82, 86, 86, 87, 79, 89, 84, 83, 76, 70, 69, 76, 73, 71, 64, 64, 56, 48, 45, 48, 50, 50], "y": [28, 20, 28, 28, 23, 21, 26, 24, 22, 25, 16, 20, 21, 27, 25, 16, 22, 12, 28, 19, 15, 14, 17, 29, 16, 20, 16, 25, 23, 20, 25, 13, 17, 20, 20, 12, 25, 16, 10, 18, 8, 13, 25, 21, 24, 20, 19, 26, 25, 20, 22, 21, 24], "z": [0, 0.9, 0.5, 1.59, 0, 1.23, 0.12, 2.48, 1.41, 0.38, 0.15, 1.33, 0.15, 0.14, 0.09, 0, 0.21, 1.01, 1, 2.63, 1, 0.48, 0.6, 0, 2.72, 2.6, 1.09, 0.94, 0.21, 0, 3.31, 1.39, 0.73, 1.53, 0, 0.33, 0, 0, 0.83, 0, 4.3, 0, 0.12, 0, 0.02, 0, 0, 0, 0.2, 1.67, 0.18, 0.48, 0.26]}, {"hovertemplate": "state=Vermont<br>max_temp=%{x}<br>wind_direction=%{y}<br>precipitation=%{z}<extra></extra>", "legendgroup": "Vermont", "marker": {"color": "#B6E880", "symbol": "circle"}, "mode": "markers", "name": "Vermont", "scene": "scene", "showlegend": true, "type": "scatter3d", "x": [35, 33, 31, 23, 40, 44, 23, 38, 36, 31, 53, 46, 47, 50, 40, 56, 61, 51, 60, 67, 68, 85, 79, 67, 81, 82, 79, 82, 85, 83, 84, 83, 87, 82, 82, 76, 85, 75, 74, 61, 68, 62, 62, 45, 52, 51, 54, 36, 42, 33, 32, 35, 37], "y": [23, 14, 25, 24, 21, 27, 26, 24, 23, 25, 20, 27, 26, 27, 28, 25, 32, 18, 14, 26, 24, 26, 23, 26, 28, 20, 23, 18, 15, 27, 16, 18, 21, 24, 23, 21, 21, 22, 26, 16, 22, 23, 27, 28, 26, 22, 26, 22, 28, 20, 22, 20, 23], "z": [0.03, 0.52, 0.2, 0.34, 0.1, 0.24, 0.14, 0.67, 2.09, 0.25, 0.49, 0.56, 0.36, 0.16, 0.67, 0.21, 0.34, 0.28, 0.96, 0.51, 0.04, 0.64, 1.45, 0.42, 0.04, 0.53, 0.16, 1.04, 0.61, 1.22, 0.02, 0.2, 0.58, 1.23, 0.08, 0, 0.57, 0.16, 0.51, 0.01, 0.12, 0.13, 1.69, 0.69, 0.61, 0.09, 0.94, 0.26, 0.44, 0.31, 1.05, 0.13, 0.42]}, {"hovertemplate": "state=Virginia<br>max_temp=%{x}<br>wind_direction=%{y}<br>precipitation=%{z}<extra></extra>", "legendgroup": "Virginia", "marker": {"color": "#FF97FF", "symbol": "circle"}, "mode": "markers", "name": "Virginia", "scene": "scene", "showlegend": true, "type": "scatter3d", "x": {"elided": "318 int values"}, "y": {"elided": "318 int values"}, "z": {"elided": "318 float values"}}, {"hovertemplate": "state=Washington<br>max_temp=%{x}<br>wind_direction=%{y}<br>precipitation=%{z}<extra></extra>", "legendgroup": "Washington", "marker": {"color": "#FECB52", "symbol": "circle"}, "mode": "markers", "name": "Washington", "scene": "scene", "showlegend": true, "type": "scatter3d", "x": {"elided": "371 int values"}, "y": {"elided": "371 int values"}, "z": {"elided": "371 float values"}}, {"hovertemplate": "state=West Virginia<br>max_temp=%{x}<br>wind_direction=%{y}<br>precipitation=%{z}<extra></extra>", "legendgroup": "West Virginia", "marker": {"color": "#636efa", "symbol": "circle"}, "mode": "markers", "name": "West Virginia", "scene": "scene", "showlegend": true, "type": "scatter3d", "x": {"elided": "212 int values"}, "y": {"elided": "212 int values"}, "z": {"elided": "212 float values"}}, {"hovertemplate": "state=Wisconsin<br>max_temp=%{x}<br>wind_direction=%{y}<br>precipitation=%{z}<extra></extra>", "legendgroup": "Wisconsin", "marker": {"color": "#EF553B", "symbol": "circle"}, "mode": "markers", "name": "Wisconsin", "scene": "scene", "showlegend": true, "type": "scatter3d", "x": {"elided": "212 int values"}, "y": {"elided": "212 int values"}, "z": {"elided": "212 float values"}}, {"hovertemplate": "state=Wyoming<br>max_temp=%{x}<br>wind_direction=%{y}<br>precipitation=%{z}<extra></extra>", "legendgroup": "Wyoming", "marker": {"color": "#00cc96", "symbol": "circle"}, "mode": "markers", "name": "Wyoming", "scene": "scene", "showlegend": true, "type": "scatter3d", "x": {"elided": "265 int values"}, "y": {"elided": "265 int values"}, "z": {"elided": "265 float values"}}], "layout": {"legend": {"title": {"text": "state"}, "tracegroupgap": 0}, "margin": {"t": 60}, "scene": {"domain": {"x": [0, 1], "y": [0, 1]}, "xaxis": {"title": {"text": "max_temp"}}, "yaxis": {"title": {"text": "wind_direction"}}, "zaxis": {"title": {"text": "precipitation"}}}}}
